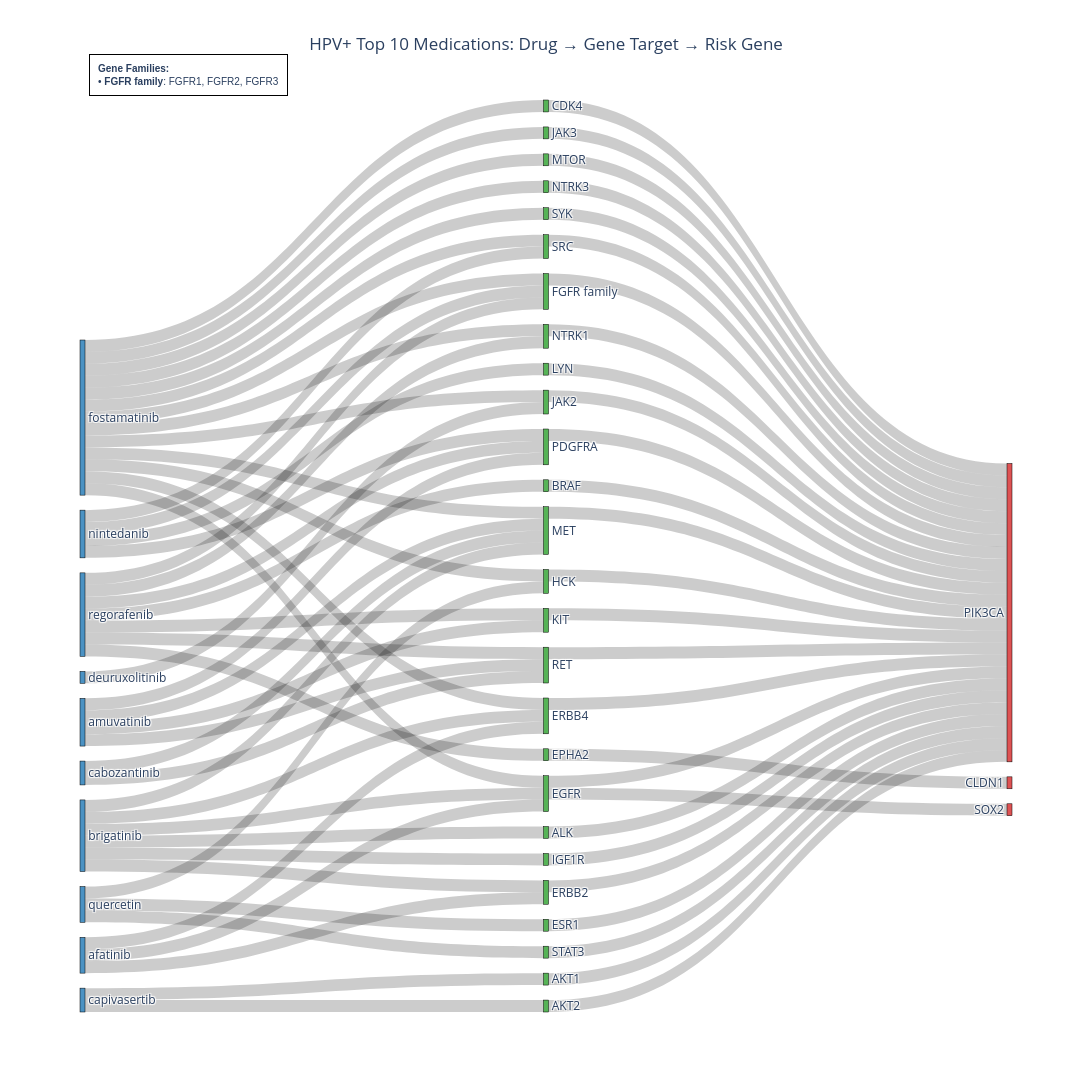
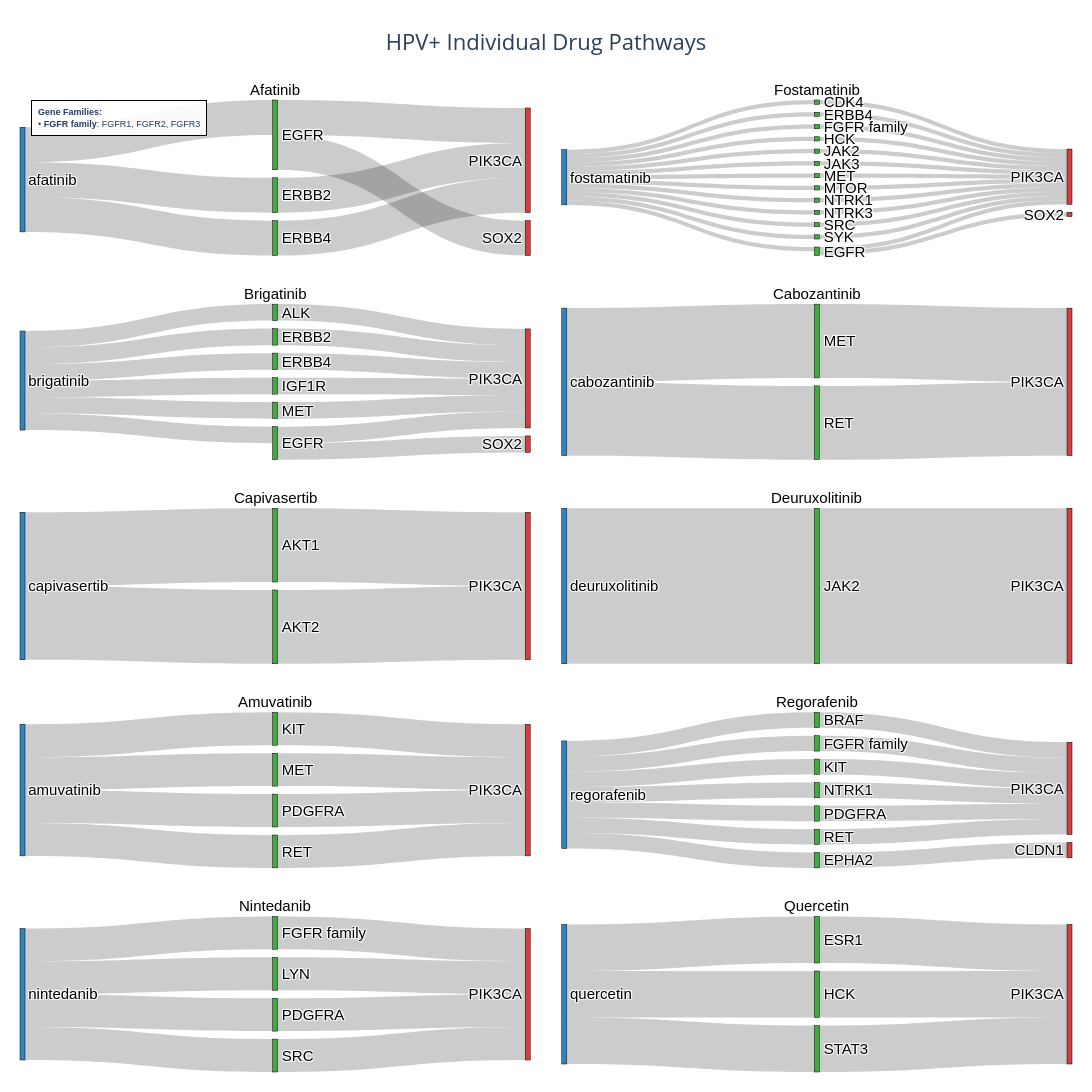

Notebook code for these charts, in order:
### Markdown cell above
### HPV+ Top 10 with Required Drugs

### Code cell
# HPV+ cohort: Top 10 drugs, ensure golomotid and fostamatinib are included
results_hpv_pos = create_sankey_diagrams(
    cohort='HPV+',
    top_n=10,
    show_combined=True,
    show_individual=True,
    article_threshold=0,
    required_drugs=['Afatinib', 'Fostamatinib', 'Brigatinib', 'Cabozantinib', 'Capivasertib', 'Deuruxolitinib', 'Amuvatinib', 'Regorafenib', 'Nintedanib', 'Quercetin']
)

### Figure 1 — Plotly figure (JSON) as saved in the notebook; plotly's stock layout.template omitted (floating-point values rounded to 4 significant figures)
{"data": [{"link": {"color": "rgba(0, 0, 0, 0.2)", "source": [31, 18, 31, 9, 31, 13, 31, 6, 31, 2, 31, 8, 36, 11, 36, 26, 36, 17, 36, 22, 38, 20, 38, 16, 38, 38, 7, 38, 3, 38, 24, 38, 35, 15, 35, 35, 35, 35, 35, 4, 35, 6, 35, 28, 35, 21, 35, 35, 14, 35, 12, 35, 19, 30, 30, 30, 30, 32, 32, 33, 0, 33, 1, 29, 29, 29, 34, 37, 27, 37, 10, 37], "target": [18, 23, 9, 23, 13, 23, 6, 23, 2, 23, 8, 23, 11, 23, 26, 23, 17, 23, 22, 23, 20, 23, 16, 23, 11, 7, 5, 3, 23, 24, 23, 22, 15, 23, 20, 18, 9, 11, 4, 23, 6, 25, 28, 23, 21, 23, 26, 14, 23, 12, 23, 19, 23, 18, 24, 22, 16, 18, 24, 0, 23, 1, 23, 9, 6, 8, 14, 27, 23, 10, 23, 12], "value": [1, 1, 1, 1, 1, 1, 1, 1, 1, 1, 1, 1, 1, 1, 1, 1, 1, 1, 1, 1, 1, 1, 1, 1, 1, 1, 1, 1, 1, 1, 1, 1, 1, 1, 1, 1, 1, 1, 1, 1, 1, 1, 1, 1, 1, 1, 1, 1, 1, 1, 1, 1, 1, 1, 1, 1, 1, 1, 1, 1, 1, 1, 1, 1, 1, 1, 1, 1, 1, 1, 1, 1]}, "node": {"color": ["rgba(44, 160, 44, 0.8)", "rgba(44, 160, 44, 0.8)", "rgba(44, 160, 44, 0.8)", "rgba(44, 160, 44, 0.8)", "rgba(44, 160, 44, 0.8)", "rgba(214, 39, 40, 0.8)", "rgba(44, 160, 44, 0.8)", "rgba(44, 160, 44, 0.8)", "rgba(44, 160, 44, 0.8)", "rgba(44, 160, 44, 0.8)", "rgba(44, 160, 44, 0.8)", "rgba(44, 160, 44, 0.8)", "rgba(44, 160, 44, 0.8)", "rgba(44, 160, 44, 0.8)", "rgba(44, 160, 44, 0.8)", "rgba(44, 160, 44, 0.8)", "rgba(44, 160, 44, 0.8)", "rgba(44, 160, 44, 0.8)", "rgba(44, 160, 44, 0.8)", "rgba(44, 160, 44, 0.8)", "rgba(44, 160, 44, 0.8)", "rgba(44, 160, 44, 0.8)", "rgba(44, 160, 44, 0.8)", "rgba(214, 39, 40, 0.8)", "rgba(44, 160, 44, 0.8)", "rgba(214, 39, 40, 0.8)", "rgba(44, 160, 44, 0.8)", "rgba(44, 160, 44, 0.8)", "rgba(44, 160, 44, 0.8)", "rgba(31, 119, 180, 0.8)", "rgba(31, 119, 180, 0.8)", "rgba(31, 119, 180, 0.8)", "rgba(31, 119, 180, 0.8)", "rgba(31, 119, 180, 0.8)", "rgba(31, 119, 180, 0.8)", "rgba(31, 119, 180, 0.8)", "rgba(31, 119, 180, 0.8)", "rgba(31, 119, 180, 0.8)", "rgba(31, 119, 180, 0.8)"], "label": ["AKT1", "AKT2", "ALK", "BRAF", "CDK4", "CLDN1", "EGFR", "EPHA2", "ERBB2", "ERBB4", "ESR1", "FGFR family", "HCK", "IGF1R", "JAK2", "JAK3", "KIT", "LYN", "MET", "MTOR", "NTRK1", "NTRK3", "PDGFRA", "PIK3CA", "RET", "SOX2", "SRC", "STAT3", "SYK", "afatinib", "amuvatinib", "brigatinib", "cabozantinib", "capivasertib", "deuruxolitinib", "fostamatinib", "nintedanib", "quercetin", "regorafenib"], "line": {"color": "black", "width": 0.5}, "pad": 15, "thickness": 5, "x": [0.5, 0.5, 0.5, 0.5, 0.5, 0.999, 0.5, 0.5, 0.5, 0.5, 0.5, 0.5, 0.5, 0.5, 0.5, 0.5, 0.5, 0.5, 0.5, 0.5, 0.5, 0.5, 0.5, 0.999, 0.5, 0.999, 0.5, 0.5, 0.5, 0.001, 0.001, 0.001, 0.001, 0.001, 0.001, 0.001, 0.001, 0.001, 0.001]}, "type": "sankey"}], "layout": {"annotations": [{"align": "left", "bgcolor": "rgba(255, 255, 255, 0.9)", "bordercolor": "black", "borderpad": 8, "borderwidth": 1, "font": {"family": "Arial", "size": 10}, "showarrow": false, "text": "<b>Gene Families:</b><br>• <b>FGFR family</b>: FGFR1, FGFR2, FGFR3", "x": 0.01, "xanchor": "left", "xref": "paper", "y": 1.05, "yanchor": "top", "yref": "paper"}], "font": {"size": 12}, "height": 1400, "title": {"text": "HPV+ Top 10 Medications: Drug → Gene Target → Risk Gene", "x": 0.5, "xanchor": "center"}, "width": 2400}}

### Figure 2 — Plotly figure (JSON) as saved in the notebook; plotly's stock layout.template omitted (floating-point values rounded to 4 significant figures)
{"data": [{"arrangement": "snap", "domain": {"x": [0, 0.485], "y": [0.84, 1]}, "link": {"color": "rgba(0, 0, 0, 0.2)", "source": [0, 0, 0, 3, 1, 2, 1], "target": [3, 1, 2, 4, 4, 4, 5], "value": [1, 1, 1, 1, 1, 1, 1]}, "node": {"color": ["rgba(31, 119, 180, 0.9)", "rgba(44, 160, 44, 0.9)", "rgba(44, 160, 44, 0.9)", "rgba(44, 160, 44, 0.9)", "rgba(214, 39, 40, 0.9)", "rgba(214, 39, 40, 0.9)"], "label": ["afatinib", "EGFR", "ERBB2", "ERBB4", "PIK3CA", "SOX2"], "line": {"color": "black", "width": 0.5}, "pad": 8, "thickness": 5}, "textfont": {"color": "black", "family": "Arial", "size": 15}, "type": "sankey", "valueformat": ".0f"}, {"arrangement": "snap", "domain": {"x": [0.515, 1], "y": [0.84, 1]}, "link": {"color": "rgba(0, 0, 0, 0.2)", "source": [0, 0, 0, 0, 0, 0, 0, 0, 0, 0, 0, 0, 0, 8, 3, 2, 4, 12, 10, 7, 1, 2, 13, 11, 6, 5, 9], "target": [7, 10, 8, 3, 4, 1, 2, 13, 11, 12, 6, 5, 9, 14, 14, 14, 14, 14, 14, 14, 14, 15, 14, 14, 14, 14, 14], "value": [1, 1, 1, 1, 1, 1, 1, 1, 1, 1, 1, 1, 1, 1, 1, 1, 1, 1, 1, 1, 1, 1, 1, 1, 1, 1, 1]}, "node": {"color": ["rgba(31, 119, 180, 0.9)", "rgba(44, 160, 44, 0.9)", "rgba(44, 160, 44, 0.9)", "rgba(44, 160, 44, 0.9)", "rgba(44, 160, 44, 0.9)", "rgba(44, 160, 44, 0.9)", "rgba(44, 160, 44, 0.9)", "rgba(44, 160, 44, 0.9)", "rgba(44, 160, 44, 0.9)", "rgba(44, 160, 44, 0.9)", "rgba(44, 160, 44, 0.9)", "rgba(44, 160, 44, 0.9)", "rgba(44, 160, 44, 0.9)", "rgba(44, 160, 44, 0.9)", "rgba(214, 39, 40, 0.9)", "rgba(214, 39, 40, 0.9)"], "label": ["fostamatinib", "CDK4", "EGFR", "ERBB4", "FGFR family", "HCK", "JAK2", "JAK3", "MET", "MTOR", "NTRK1", "NTRK3", "SRC", "SYK", "PIK3CA", "SOX2"], "line": {"color": "black", "width": 0.5}, "pad": 8, "thickness": 5}, "textfont": {"color": "black", "family": "Arial", "size": 15}, "type": "sankey", "valueformat": ".0f"}, {"arrangement": "snap", "domain": {"x": [0, 0.485], "y": [0.63, 0.79]}, "link": {"color": "rgba(0, 0, 0, 0.2)", "source": [0, 0, 0, 0, 0, 0, 6, 4, 5, 2, 1, 3, 2], "target": [6, 4, 5, 2, 1, 3, 7, 7, 7, 7, 7, 7, 8], "value": [1, 1, 1, 1, 1, 1, 1, 1, 1, 1, 1, 1, 1]}, "node": {"color": ["rgba(31, 119, 180, 0.9)", "rgba(44, 160, 44, 0.9)", "rgba(44, 160, 44, 0.9)", "rgba(44, 160, 44, 0.9)", "rgba(44, 160, 44, 0.9)", "rgba(44, 160, 44, 0.9)", "rgba(44, 160, 44, 0.9)", "rgba(214, 39, 40, 0.9)", "rgba(214, 39, 40, 0.9)"], "label": ["brigatinib", "ALK", "EGFR", "ERBB2", "ERBB4", "IGF1R", "MET", "PIK3CA", "SOX2"], "line": {"color": "black", "width": 0.5}, "pad": 8, "thickness": 5}, "textfont": {"color": "black", "family": "Arial", "size": 15}, "type": "sankey", "valueformat": ".0f"}, {"arrangement": "snap", "domain": {"x": [0.515, 1], "y": [0.63, 0.79]}, "link": {"color": "rgba(0, 0, 0, 0.2)", "source": [0, 0, 1, 2], "target": [1, 2, 3, 3], "value": [1, 1, 1, 1]}, "node": {"color": ["rgba(31, 119, 180, 0.9)", "rgba(44, 160, 44, 0.9)", "rgba(44, 160, 44, 0.9)", "rgba(214, 39, 40, 0.9)"], "label": ["cabozantinib", "MET", "RET", "PIK3CA"], "line": {"color": "black", "width": 0.5}, "pad": 8, "thickness": 5}, "textfont": {"color": "black", "family": "Arial", "size": 15}, "type": "sankey", "valueformat": ".0f"}, {"arrangement": "snap", "domain": {"x": [0, 0.485], "y": [0.42, 0.58]}, "link": {"color": "rgba(0, 0, 0, 0.2)", "source": [0, 0, 1, 2], "target": [1, 2, 3, 3], "value": [1, 1, 1, 1]}, "node": {"color": ["rgba(31, 119, 180, 0.9)", "rgba(44, 160, 44, 0.9)", "rgba(44, 160, 44, 0.9)", "rgba(214, 39, 40, 0.9)"], "label": ["capivasertib", "AKT1", "AKT2", "PIK3CA"], "line": {"color": "black", "width": 0.5}, "pad": 8, "thickness": 5}, "textfont": {"color": "black", "family": "Arial", "size": 15}, "type": "sankey", "valueformat": ".0f"}, {"arrangement": "snap", "domain": {"x": [0.515, 1], "y": [0.42, 0.58]}, "link": {"color": "rgba(0, 0, 0, 0.2)", "source": [0, 1], "target": [1, 2], "value": [1, 1]}, "node": {"color": ["rgba(31, 119, 180, 0.9)", "rgba(44, 160, 44, 0.9)", "rgba(214, 39, 40, 0.9)"], "label": ["deuruxolitinib", "JAK2", "PIK3CA"], "line": {"color": "black", "width": 0.5}, "pad": 8, "thickness": 5}, "textfont": {"color": "black", "family": "Arial", "size": 15}, "type": "sankey", "valueformat": ".0f"}, {"arrangement": "snap", "domain": {"x": [0, 0.485], "y": [0.21, 0.37]}, "link": {"color": "rgba(0, 0, 0, 0.2)", "source": [0, 0, 0, 0, 2, 3, 1, 4], "target": [2, 4, 3, 1, 5, 5, 5, 5], "value": [1, 1, 1, 1, 1, 1, 1, 1]}, "node": {"color": ["rgba(31, 119, 180, 0.9)", "rgba(44, 160, 44, 0.9)", "rgba(44, 160, 44, 0.9)", "rgba(44, 160, 44, 0.9)", "rgba(44, 160, 44, 0.9)", "rgba(214, 39, 40, 0.9)"], "label": ["amuvatinib", "KIT", "MET", "PDGFRA", "RET", "PIK3CA"], "line": {"color": "black", "width": 0.5}, "pad": 8, "thickness": 5}, "textfont": {"color": "black", "family": "Arial", "size": 15}, "type": "sankey", "valueformat": ".0f"}, {"arrangement": "snap", "domain": {"x": [0.515, 1], "y": [0.21, 0.37]}, "link": {"color": "rgba(0, 0, 0, 0.2)", "source": [0, 0, 0, 0, 0, 0, 0, 3, 6, 5, 4, 2, 1, 7], "target": [5, 4, 3, 2, 1, 7, 6, 9, 9, 9, 9, 8, 9, 9], "value": [1, 1, 1, 1, 1, 1, 1, 1, 1, 1, 1, 1, 1, 1]}, "node": {"color": ["rgba(31, 119, 180, 0.9)", "rgba(44, 160, 44, 0.9)", "rgba(44, 160, 44, 0.9)", "rgba(44, 160, 44, 0.9)", "rgba(44, 160, 44, 0.9)", "rgba(44, 160, 44, 0.9)", "rgba(44, 160, 44, 0.9)", "rgba(44, 160, 44, 0.9)", "rgba(214, 39, 40, 0.9)", "rgba(214, 39, 40, 0.9)"], "label": ["regorafenib", "BRAF", "EPHA2", "FGFR family", "KIT", "NTRK1", "PDGFRA", "RET", "CLDN1", "PIK3CA"], "line": {"color": "black", "width": 0.5}, "pad": 8, "thickness": 5}, "textfont": {"color": "black", "family": "Arial", "size": 15}, "type": "sankey", "valueformat": ".0f"}, {"arrangement": "snap", "domain": {"x": [0, 0.485], "y": [0, 0.16]}, "link": {"color": "rgba(0, 0, 0, 0.2)", "source": [0, 0, 0, 0, 1, 4, 2, 3], "target": [1, 4, 2, 3, 5, 5, 5, 5], "value": [1, 1, 1, 1, 1, 1, 1, 1]}, "node": {"color": ["rgba(31, 119, 180, 0.9)", "rgba(44, 160, 44, 0.9)", "rgba(44, 160, 44, 0.9)", "rgba(44, 160, 44, 0.9)", "rgba(44, 160, 44, 0.9)", "rgba(214, 39, 40, 0.9)"], "label": ["nintedanib", "FGFR family", "LYN", "PDGFRA", "SRC", "PIK3CA"], "line": {"color": "black", "width": 0.5}, "pad": 8, "thickness": 5}, "textfont": {"color": "black", "family": "Arial", "size": 15}, "type": "sankey", "valueformat": ".0f"}, {"arrangement": "snap", "domain": {"x": [0.515, 1], "y": [0, 0.16]}, "link": {"color": "rgba(0, 0, 0, 0.2)", "source": [0, 0, 0, 2, 3, 1], "target": [3, 1, 2, 4, 4, 4], "value": [1, 1, 1, 1, 1, 1]}, "node": {"color": ["rgba(31, 119, 180, 0.9)", "rgba(44, 160, 44, 0.9)", "rgba(44, 160, 44, 0.9)", "rgba(44, 160, 44, 0.9)", "rgba(214, 39, 40, 0.9)"], "label": ["quercetin", "ESR1", "HCK", "STAT3", "PIK3CA"], "line": {"color": "black", "width": 0.5}, "pad": 8, "thickness": 5}, "textfont": {"color": "black", "family": "Arial", "size": 15}, "type": "sankey", "valueformat": ".0f"}], "layout": {"annotations": [{"font": {"color": "black", "family": "Arial", "size": 15}, "showarrow": false, "text": "Afatinib", "x": 0.2425, "xanchor": "center", "xref": "paper", "y": 1, "yanchor": "bottom", "yref": "paper"}, {"font": {"color": "black", "family": "Arial", "size": 15}, "showarrow": false, "text": "Fostamatinib", "x": 0.7575, "xanchor": "center", "xref": "paper", "y": 1, "yanchor": "bottom", "yref": "paper"}, {"font": {"color": "black", "family": "Arial", "size": 15}, "showarrow": false, "text": "Brigatinib", "x": 0.2425, "xanchor": "center", "xref": "paper", "y": 0.79, "yanchor": "bottom", "yref": "paper"}, {"font": {"color": "black", "family": "Arial", "size": 15}, "showarrow": false, "text": "Cabozantinib", "x": 0.7575, "xanchor": "center", "xref": "paper", "y": 0.79, "yanchor": "bottom", "yref": "paper"}, {"font": {"color": "black", "family": "Arial", "size": 15}, "showarrow": false, "text": "Capivasertib", "x": 0.2425, "xanchor": "center", "xref": "paper", "y": 0.58, "yanchor": "bottom", "yref": "paper"}, {"font": {"color": "black", "family": "Arial", "size": 15}, "showarrow": false, "text": "Deuruxolitinib", "x": 0.7575, "xanchor": "center", "xref": "paper", "y": 0.58, "yanchor": "bottom", "yref": "paper"}, {"font": {"color": "black", "family": "Arial", "size": 15}, "showarrow": false, "text": "Amuvatinib", "x": 0.2425, "xanchor": "center", "xref": "paper", "y": 0.37, "yanchor": "bottom", "yref": "paper"}, {"font": {"color": "black", "family": "Arial", "size": 15}, "showarrow": false, "text": "Regorafenib", "x": 0.7575, "xanchor": "center", "xref": "paper", "y": 0.37, "yanchor": "bottom", "yref": "paper"}, {"font": {"color": "black", "family": "Arial", "size": 15}, "showarrow": false, "text": "Nintedanib", "x": 0.2425, "xanchor": "center", "xref": "paper", "y": 0.16, "yanchor": "bottom", "yref": "paper"}, {"font": {"color": "black", "family": "Arial", "size": 15}, "showarrow": false, "text": "Quercetin", "x": 0.7575, "xanchor": "center", "xref": "paper", "y": 0.16, "yanchor": "bottom", "yref": "paper"}, {"align": "left", "bgcolor": "rgba(255, 255, 255, 0.9)", "bordercolor": "black", "borderpad": 6, "borderwidth": 1, "font": {"family": "Arial", "size": 9}, "showarrow": false, "text": "<b>Gene Families:</b><br>• <b>FGFR family</b>: FGFR1, FGFR2, FGFR3", "x": 0.01, "xanchor": "left", "xref": "paper", "y": 1, "yanchor": "top", "yref": "paper"}], "font": {"size": 14}, "height": 2200, "margin": {"b": 20, "l": 20, "r": 20, "t": 100}, "showlegend": false, "title": {"font": {"size": 22}, "text": "HPV+ Individual Drug Pathways<br>", "x": 0.5, "xanchor": "center"}, "width": 2000}}
